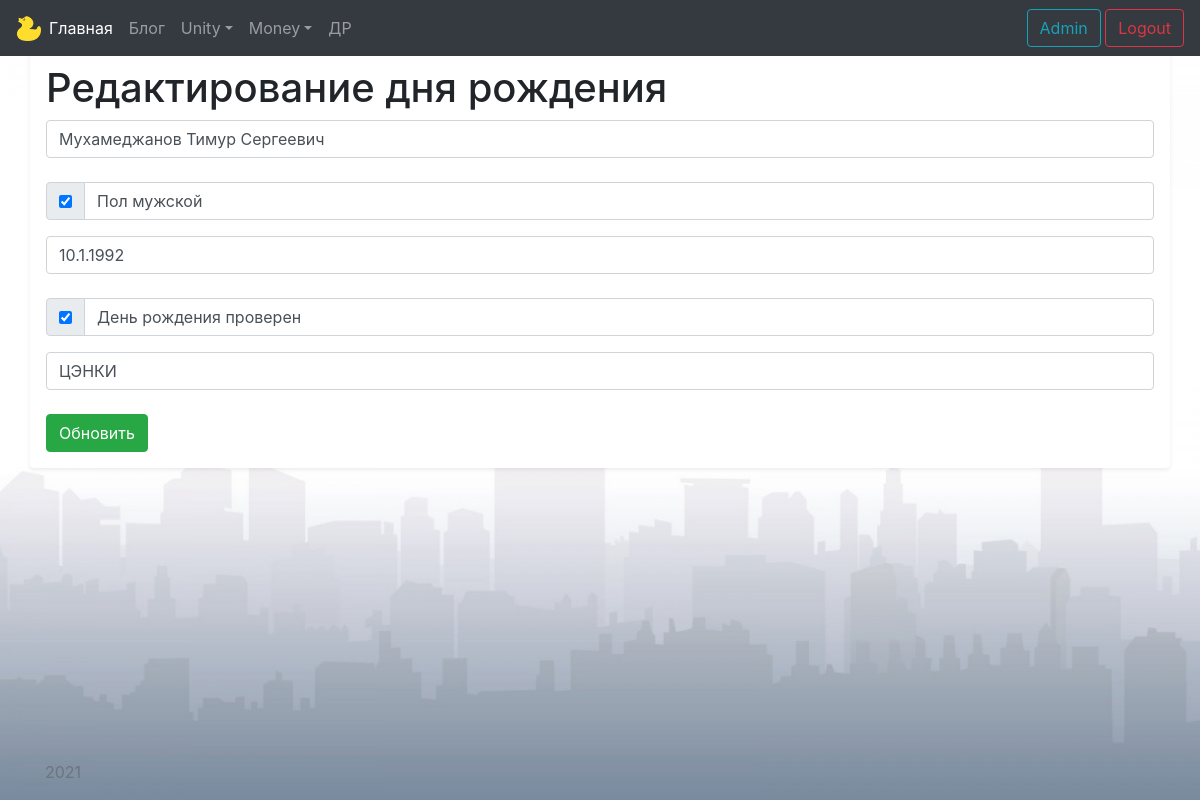
The app's page /birthdays/1/update (signed in) with its own data.
### models/birthday.py (models this page shows)
class Birthday(db.Model):
    id = db.Column(db.Integer, primary_key=True)
    name = db.Column(db.String(100), nullable=False)
    male = db.Column(db.Boolean, default=True)
    birth_day = db.Column(db.Integer)
    birth_month = db.Column(db.Integer)
    birth_year = db.Column(db.Integer)
    birthday_checked = db.Column(db.Boolean, default=False)
    comment = db.Column(db.Text)

### views/birthday.py (the view)
@app.route('/birthdays/<int:birthday_id>/update', methods=['POST', 'GET'])
@login_required
def birthday_update(birthday_id):
    birthday = Birthday.query.get(birthday_id)
    if request.method == 'POST':
        birthday.name = request.form['name']
        birthday.male = True if request.form.getlist('male') else False
        birthday_list = request.form['birthday'].split('.')
        birthday.birth_day = int(birthday_list[0])
        birthday.birth_month = int(birthday_list[1])
        birthday.birth_year = int(birthday_list[2])
        birthday.birthday_checked = True if request.form.getlist('birthday_checked') else False
        birthday.comment = request.form['comment']
        try:
            db.session.commit()
            return redirect('/birthdays')
        except:
            return "When birthday updating rise exception"
    else:
        return render_template('birthdays/birthday_update.html', birthday=birthday)

### templates/birthdays/birthday_update.html (shortened to what this page needs)
{% extends 'base.html' %}
{% block body %}
<div class="container pt-5 my-3 p-3 bg-white rounded shadow-sm">
    <h1>Редактирование дня рождения</h1>
    <form method="post">
        <input type="text" id="name" name="name" class="form-control" value="{{ birthday.name }}"><br>
        <div class="input-group mb-3">
            <div class="input-group-prepend">
                <div class="input-group-text">
                    {% if birthday.male == 1 %}
                    <input type="checkbox" id="male" name="male" value="male" checked>
                    {% else %}
                    <input type="checkbox" id="male" name="male" value="male">
                    {% endif %}
                </div>
            </div>
            <label class="form-control">Пол мужской</label>
        </div>
        <input type="text" id="birthday" name="birthday" class="form-control"
               value="{{ birthday.birth_day }}.{{ birthday.birth_month }}.{{ birthday.birth_year }}"><br>
        <div class="input-group mb-3">
            <div class="input-group-prepend">
                <div class="input-group-text">
                    {% if birthday.birthday_checked == 1 %}
                    <input type="checkbox" id="birthday_checked" name="birthday_checked" value="birthday_checked" checked>
                    {% else %}
                    <input type="checkbox" id="birthday_checked" name="birthday_checked" value="birthday_checked">
                    {% endif %}
                </div>
            </div>
            <label class="form-control">День рождения проверен</label>
        </div>
        <input type="text" id="comment" name="comment" class="form-control" value="{{ birthday.comment }}"><br>
        <input type="submit" class="btn btn-success" value="Обновить"><br>
    </form>
</div>
{% endblock %}

### templates/base.html (style rules this page uses)
body { background-color: #E0E0E0; background-image: url('/static/bg.jpg'); background-repeat: no-repeat; background-attachment: fixed; background-size: cover; }

### records on screen
Birthday: name "Мухамеджанов Тимур Сергеевич", birthday "10.1.1992", comment "ЦЭНКИ"
